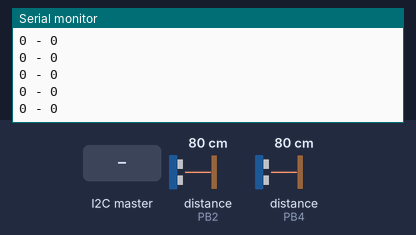
This sketch was run on a simulated ATtiny85, built with avr-gcc and run on an emulated ATtiny85. Parts: the last lines printed to the serial monitor. The test bench sets the inputs (shaded band); at power-on: distance to the obstacle (sensors on PB2, PB4) 80 cm. The echo pulse lasts 58.3 µs per cm.

Above: at 1.2 s.
1.3 s: the I2C master sends the byte 1
2.8 s: distance to the obstacle (sensor on PB2) set to 2 cm
At 3.2 s:
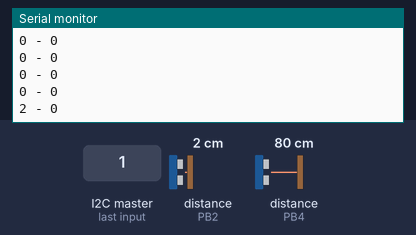
4.3 s: distance to the obstacle (sensor on PB4) set to 2 cm
At 4.54 s:
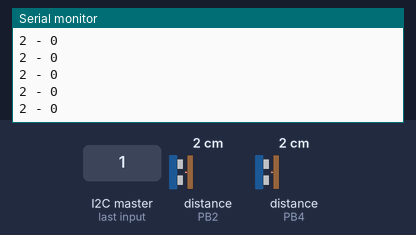
5.8 s: distance to the obstacle (sensor on PB2) set to 4 cm
At 5.83 s:
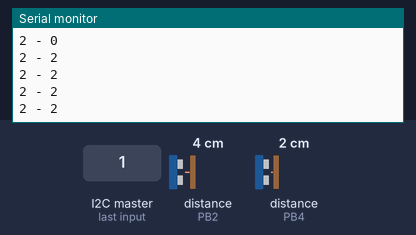
7.3 s: distance to the obstacle (sensor on PB4) set to 4 cm
At 7.44 s:
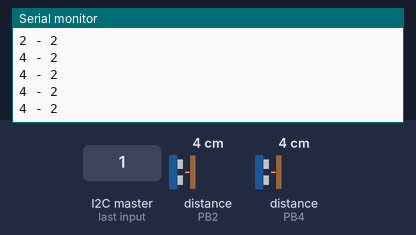
Timing chart, 0 to 9.8 s (numbered marks = the images above; inputs shaded):
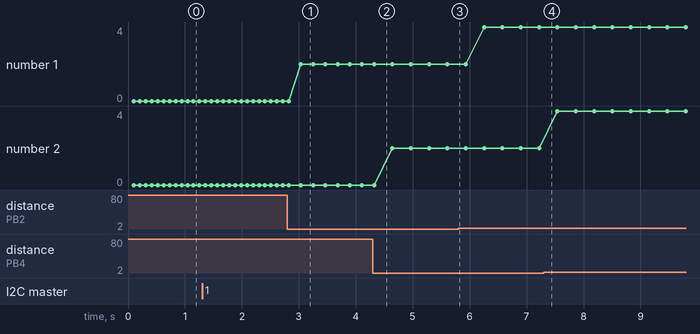

Measured:
- after the input at 2.8 s, the serial monitor: prints a new line after 0.24 s (image 1)
- plotted number 1: 0 → 2 after the input at 2.8 s, 2 → 4 after the input at 5.8 s

The sketch:

ultrasonic2V2.ino
```cpp
#include <Wire.h>
#include <NewPing.h>
#include <SendOnlySoftwareSerial.h>

#define SONAR_NUM 2      // Number of sensors.
#define MAX_DISTANCE 20 // Maximum distance (in cm) to ping.

// Ultrasonic Front Pins
const int trigPin1 = 3;
const int echoPin1 = 2;

// Ultrasonic Rear Pins
const int trigPin2 = 5;
const int echoPin2 = 4;

// Motor Speed Pin
const int motorSpeedPin = 9;

// Ultrasolic LED indicator
const int ledPinFront = 13;
const int ledPinRare  = 12;

SendOnlySoftwareSerial mySerial(6);  // Tx pin

NewPing sonar[SONAR_NUM] = {   // Sensor object array.
  NewPing(3, 2, MAX_DISTANCE), // Each sensor's trigger pin, echo pin, and max distance to ping.
  NewPing(5, 4, MAX_DISTANCE)
};

long sensors[SONAR_NUM]; //array to store sensor distances

boolean front_clear = true;
boolean rear_clear  = true;

int motorSpeed = 255;
long threshold = 15;
long duration, distance, frontSensor, backSensor;

void setup() {
  Serial.begin(9600);

  Wire.begin(8);
  Wire.onReceive(receiveEvent);
  Wire.onRequest(requestEvent);

  pinMode(ledPinFront,  OUTPUT);
  pinMode(ledPinRare,   OUTPUT);
  pinMode(motorSpeedPin,OUTPUT);

  analogWrite(motorSpeedPin, motorSpeed);
  mySerial.begin(9600);
}

void loop() {

  /* -----------------------------------------------------*
   *  Calculating distance using ultrasonic               *
   *  Wait 50ms between pings (about 20 pings/sec).       *
   *  29ms should be the shortest delay between pings     *
   *  ----------------------------------------------------*
  */

  for (uint8_t i = 0; i < SONAR_NUM; i++) {
    delay(50);
    sensors[i] = sonar[i].ping_cm();
  }
  frontSensor = sensors[0];
  backSensor  = sensors[1];
  updateSensorDataToCode();
  printUltrasonicData();
  /* == Setting up motor speed ==*/


}


// function that executes whenever data is received from master
void receiveEvent(int howMany) {
 int i = 0;
 while (0 <Wire.available()) {
    char c = Wire.read();      /* receive byte as a character */
    if(i==0){
     setMotorSpeed(c);
     i++;
    }
    //Serial.print(c);           /* print the character */
  }
  //Serial.println();             /* to newline */
}


void requestEvent() {
  char us_status[2] = {front_clear ? '1':'0', rear_clear ? '1':'0'};
  Wire.write(us_status);
}


void updateSensorDataToCode(){

  if(frontSensor!=0 && frontSensor>=threshold){
    front_clear = true;
    digitalWrite(ledPinFront, LOW);
  }
  if(backSensor!=0 && backSensor>=threshold){
    rear_clear = true;
    digitalWrite(ledPinRare, LOW);
  }

  if(frontSensor!=0 && frontSensor<threshold){
      front_clear = false;
      digitalWrite(ledPinFront, HIGH);
      sendObsData();
  }
  if(backSensor!=0 && backSensor<threshold){
      rear_clear = false;
      digitalWrite(ledPinRare, HIGH);
      sendObsData();
  }
}

void setMotorSpeed(char c) {
  if(c=='1') motorSpeed = 60;
  else if(c=='2') motorSpeed = 110;
  else if(c=='3') motorSpeed = 160;
  else if(c=='4') motorSpeed = 210;
  else if(c=='5') motorSpeed = 255;
  analogWrite(motorSpeedPin, motorSpeed);
  Serial.println(motorSpeed);
}

void stopMotorInstantly(){
  analogWrite(motorSpeedPin, 0);
}

void releaseMotor(){
  analogWrite(motorSpeedPin, motorSpeed);
}

void sendObsData(){
  char us_status[2] = {front_clear ? '1':'0', rear_clear ? '1':'0'};
  mySerial.print (us_status);
  delay (100);
}

void printUltrasonicData(){
  Serial.print(frontSensor);
  Serial.print(" - ");
  Serial.print(backSensor);
  Serial.println("");
}
```
